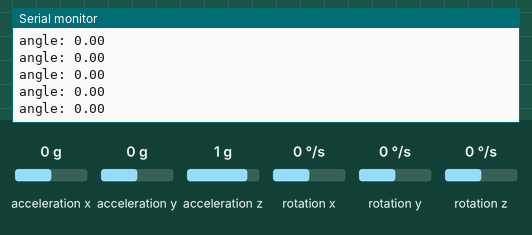
Recording of a sketch running on a simulated Arduino Uno, built with avr-gcc and run on an emulated ATmega328P. Shown: the last lines printed to the serial monitor. The test bench sets the inputs (shaded band); at power-on: acceleration x 0 g, rotation y 0 °/s, acceleration y 0 g, acceleration z 1 g, rotation x 0 °/s, rotation z 0 °/s.

Above: at 2.9 s.
3.0 s: acceleration x set to 0.8 g
At 3.7 s:
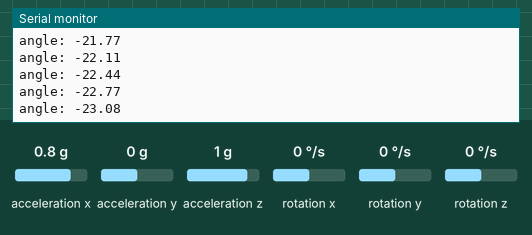
6.0 s: rotation y set to -192 °/s
At 7.0 s:
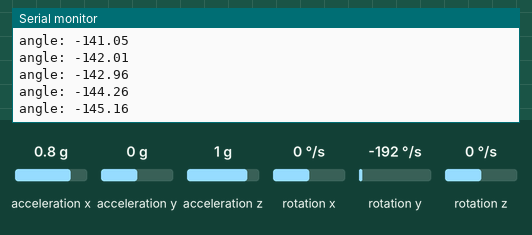
9.0 s: acceleration y set to -1.4 g
At 9.7 s:
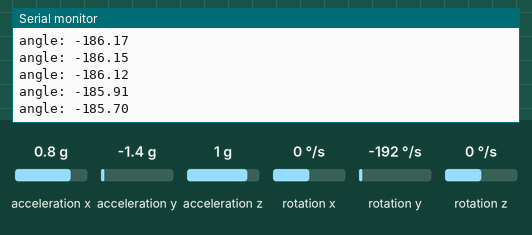
10.5 s: rotation y set to 0 °/s
At 11.1 s:
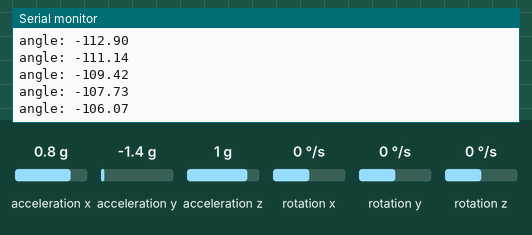
13.5 s: acceleration x set to 0 g
At 14.4 s:
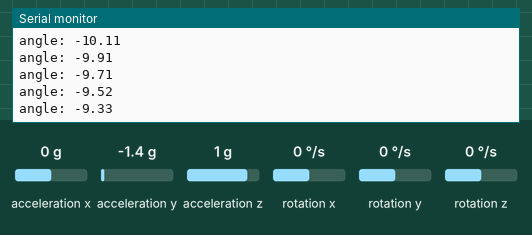
Timing chart, 0 to 16.5 s (numbered marks = the images above; inputs shaded):
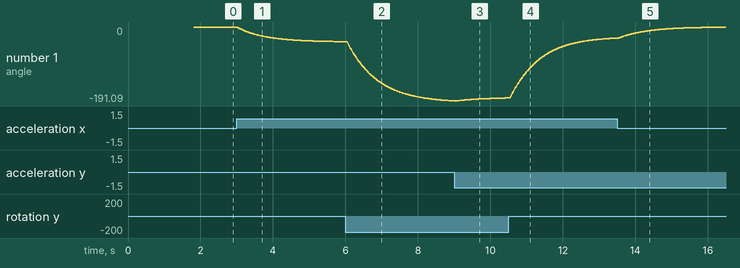

Measured:
- after the input at 3.0 s, the serial monitor: prints a new line at once (image 1)
- plotted number 1: 0 → -37.88 after the input at 3.0 s

The sketch:

sender_2.ino
```cpp
#include <Wire.h>
#include <MPU6050.h>

MPU6050 mpu;

int16_t ax, ay, az, gx, gy, gz;


float pitch = 0;
float lasttime;
float gyroBiasY = 0;

void setup() {
  Serial.begin(9600);
  Wire.begin();

  Serial.println("Initializing MPU6050...");
  mpu.initialize();

  if (mpu.testConnection()) {
    Serial.println("MPU6050 connection successful");
  } else {
    Serial.println("MPU6050 connection failed");
    while (1); // Stop if sensor not found
  }


  Serial.println("calibrating");
  float sumY = 0;
  for (int i = 0; i < 200; i++) {
    mpu.getMotion6(&ax, &ay, &az, &gx, &gy, &gz);
    sumY += gy;
    delay(5);
  }
  gyroBiasY = sumY / 200.0;
  Serial.println("Calibration Done!");

  lasttime = millis();
}

void loop() {

  float currentTime = millis();
  float dt = (currentTime - lasttime) / 1000.0;
  lasttime = currentTime;


  mpu.getMotion6(&ax, &ay, &az, &gx, &gy, &gz);

  float pitch_gyrorate = (gy - gyroBiasY) / 131.0;

  float pitch_acc = atan2(-(float)ax, sqrt((float)ay * ay + (float)az * az)) * 180.0 / M_PI;

  pitch = 0.98 * (pitch + pitch_gyrorate * dt) + 0.02 * pitch_acc;

  Serial.print("angle: ");
  Serial.println(pitch);

  delay(10);
}
```
